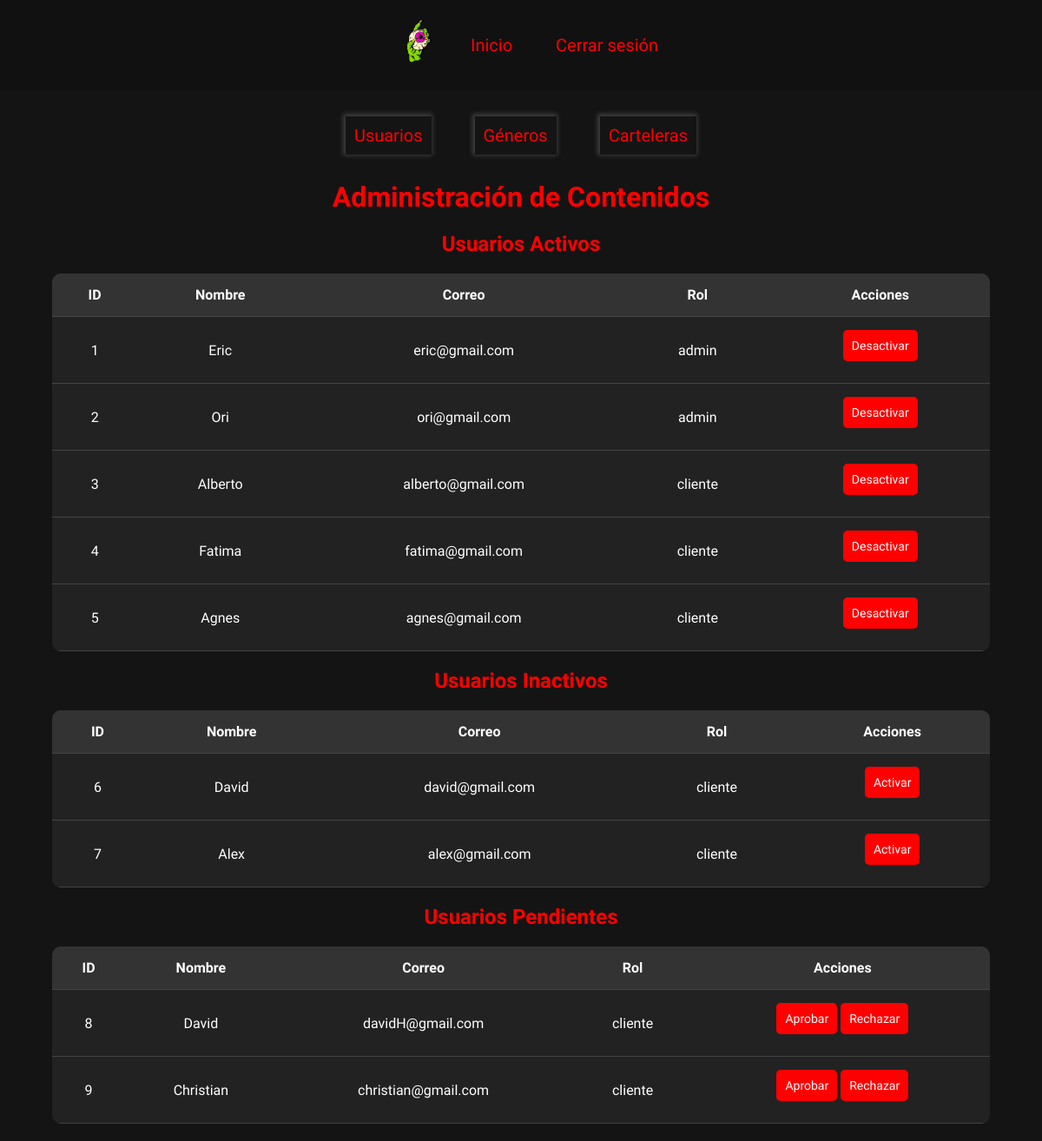
/view/admin.php (signed in), run on the app's committed database.
### tables this page shows
CREATE TABLE usuarios (
  id INT(10) NOT NULL AUTO_INCREMENT,
  rol ENUM('cliente', 'admin') NOT NULL,
  nombre VARCHAR(20) NOT NULL,
  apellido VARCHAR(30) NOT NULL,
  correo VARCHAR(100) NOT NULL UNIQUE,
  contrasena VARCHAR(255) NOT NULL,
  telefono CHAR(9) NOT NULL,
  estado ENUM('activo', 'inactivo', 'pendiente') NOT NULL DEFAULT 'pendiente',
  PRIMARY KEY (id)
);

### view/admin.php (the view, shortened to what this page needs)
<?php
include('../php/conexion.php');
$loggedIn = isset($_SESSION['user_id']);
$query = "SELECT * FROM usuarios WHERE estado = 'activo'";
$usuariosActivos = $conexion->query($query)->fetchAll(PDO::FETCH_ASSOC);
$query = "SELECT * FROM usuarios WHERE estado = 'inactivo'";
$usuariosInactivos = $conexion->query($query)->fetchAll(PDO::FETCH_ASSOC);
$query = "SELECT * FROM usuarios WHERE estado = 'pendiente'";
$usuariosPendientes = $conexion->query($query)->fetchAll(PDO::FETCH_ASSOC);
?>
<!DOCTYPE html>
<html lang="es">
<head>
    <link rel="stylesheet" href="../css/admin.css">
</head>
<body>
    <header>
        <div class="logo">
            <img src="../img/OjoNetflix.png" alt="Logo de la Plataforma">
        </div>
        <nav>
            <ul>
                <?php if ($loggedIn): ?>
                <li><a href="index.php">Inicio</a></li>
                    <li><a href="../php/logout.php">Cerrar sesión</a></li>
                <?php endif; ?>
            </ul>
        </nav>
    </header>
    <div class="link-tipo">
        <ul>
            <li><a href="#" class="nav-link" data-seccion="usuarios">Usuarios</a></li>
            <li><a href="#" class="nav-link" data-seccion="generos">Géneros</a></li>
            <li><a href="#" class="nav-link" data-seccion="carteleras">Carteleras</a></li>
        </ul>
                </div>
    <h1>Administración de Contenidos</h1>
    <div id="usuarios" class="seccion">
        <h2>Usuarios Activos</h2>
        <table id="tablaActivos">
            <tr>
                <th>ID</th>
                <th>Nombre</th>
                <th>Correo</th>
                <th>Rol</th>
                <th>Acciones</th>
            </tr>
            <?php foreach ($usuariosActivos as $usuario) : ?>
                <tr id="usuario_<?= $usuario['id'] ?>">
                    <td><?= $usuario['id'] ?></td>
                    <td><?= $usuario['nombre'] ?></td>
                    <td><?= $usuario['correo'] ?></td>
                    <td><?= $usuario['rol'] ?></td>
                    <td>
                        <button class=" btn-tabla gestionar-usuario btn-warning" data-id="<?= $usuario['id'] ?>" data-accion="desactivar">Desactivar</button>
                    </td>
                </tr>
            <?php endforeach; ?>
        </table>
        <h2>Usuarios Inactivos</h2>
        <table id="tablaInactivos">
            <tr>
                <th>ID</th>
                <th>Nombre</th>
                <th>Correo</th>
                <th>Rol</th>
                <th>Acciones</th>
            </tr>
            <?php foreach ($usuariosInactivos as $usuario) : ?>
                <tr id="usuario_<?= $usuario['id'] ?>">
                    <td><?= $usuario['id'] ?></td>
                    <td><?= $usuario['nombre'] ?></td>
                    <td><?= $usuario['correo'] ?></td>
                    <td><?= $usuario['rol'] ?></td>
                    <td>
                        <button class="btn-tabla gestionar-usuario btn-success" data-id="<?= $usuario['id'] ?>" data-accion="activar">Activar</button>
                    </td>
                </tr>
            <?php endforeach; ?>
        </table>
        <h2>Usuarios Pendientes</h2>
        <table id="tablaPendientes">
            <tr>
                <th>ID</th>
                <th>Nombre</th>
                <th>Correo</th>
                <th>Rol</th>
                <th>Acciones</th>
            </tr>
            <?php foreach ($usuariosPendientes as $usuario) : ?>
                <tr id="usuario_<?= $usuario['id'] ?>">
                    <td><?= $usuario['id'] ?></td>
                    <td><?= $usuario['nombre'] ?></td>
                    <td><?= $usuario['correo'] ?></td>
                    <td><?= $usuario['rol'] ?></td>
                    <td>
                        <button class="btn-tabla gestionar-usuario btn-primary" data-id="<?= $usuario['id'] ?>" data-accion="aprobar">Aprobar</button>
                        <button class="btn-tabla gestionar-usuario btn-danger" data-id="<?= $usuario['id'] ?>" data-accion="rechazar">Rechazar</button>
                    </td>
                </tr>
            <?php endforeach; ?>
        </table>
    </div>
</body>
</html>

### css/admin.css (style rules this page uses)
body { background-color: #141414; color: white; font-family: "Funnel Sans", serif; font-optical-sizing: auto; font-style: normal; text-align: center; margin: 0; padding: 0px; }
h1, h2 { color: red; }
header { background-color: #111; padding: 10px 20px; display: flex; justify-content: center; align-items: center; gap: 20px; }
.logo img { width: 80px; height: auto; }
nav ul { list-style: none; padding: 0; margin: 0; display: flex; gap: 50px; }
nav ul li { display: inline; }
nav ul li a { color: red; text-decoration: none; font-size: 20px; transition: color 0.3s ease; }
.link-tipo { display: flex; justify-content: center; margin-top: 40px; margin-bottom: 40px; }
.link-tipo ul { list-style: none; padding: 0; margin: 0; display: flex; gap: 50px; }
.link-tipo li a { color: red; text-decoration: none; font-size: 20px; transition: color 0.3s ease; box-shadow: #64646488 -1px -1px 5px 2px; padding: 10px; }
table { width: 90%; margin: 20px auto; border-collapse: collapse; background-color: #222; border-radius: 10px; overflow: hidden; }
th, td { padding: 15px; border-bottom: 1px solid #444; text-align: center; }
th { background-color: #333; }
.btn-tabla { background-color: red; color: white; padding: 10px; border: none; font-size: 14px; border-radius: 5px; margin-bottom: 10px; font-family: "Funnel Sans", serif; }
a { text-decoration: none; }

### data on the page
usuarios: id "1", nombre "Eric", correo "eric@gmail.com", rol "admin"
usuarios: id "2", nombre "Ori", correo "ori@gmail.com", rol "admin"
usuarios: id "3", nombre "Alberto", correo "alberto@gmail.com", rol "cliente"
usuarios: id "4", nombre "Fatima", correo "fatima@gmail.com", rol "cliente"
usuarios: id "5", nombre "Agnes", correo "agnes@gmail.com", rol "cliente"
usuarios: id "6", nombre "David", correo "david@gmail.com", rol "cliente"
usuarios: id "7", nombre "Alex", correo "alex@gmail.com", rol "cliente"
usuarios: id "8", nombre "David", correo "davidH@gmail.com", rol "cliente"
usuarios: id "9", nombre "Christian", correo "christian@gmail.com", rol "cliente"
